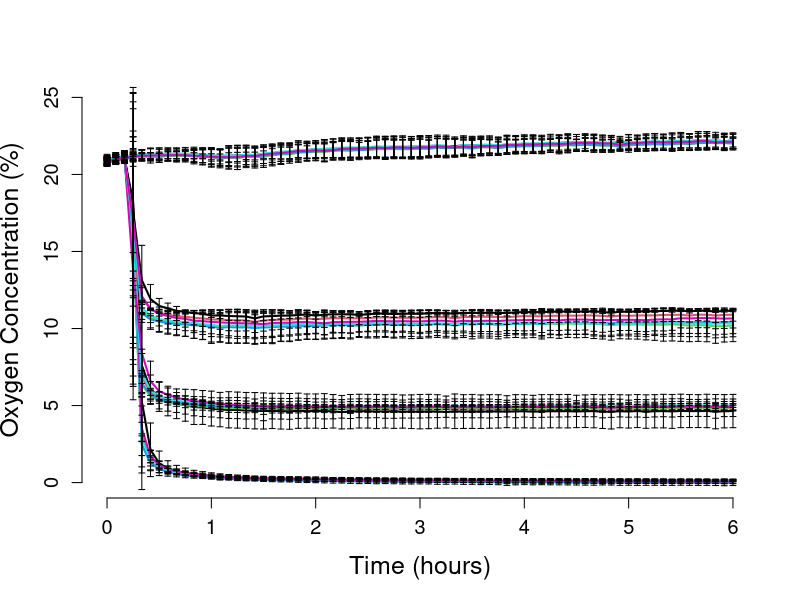
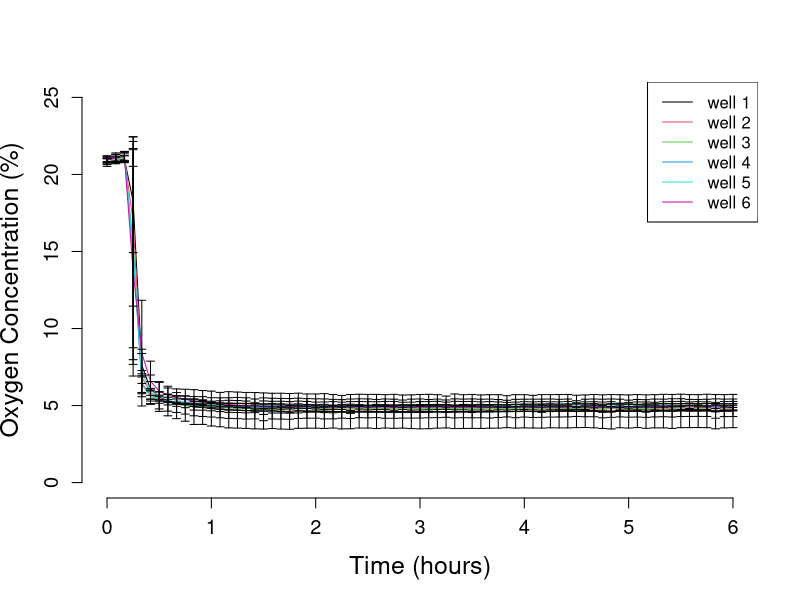

Write the R code that produced these figures, in order.
oxygen_average <- read.csv(file='average.csv', sep=',', header=FALSE)
A <- seq(from = 0, to = (72*5), by = 5)
A <- (A/60)

matplot(A, oxygen_average, type = "l", pch=1, lty=1, lwd = 2, col = 1:6, axes=F, ann=F, ylim=c(0,25))
#legend("topright", legend = 1:24, col=1:6, pch=1)
axis(1, cex.axis=1.2)
axis(2, cex.axis=1.2)
title(ylab="Oxygen Concentration (%)", xlab="Time (hours)", cex.lab=1.5)
std <- read.csv(file='std.csv', sep=',', header=FALSE)
for ( i in seq(1,length( std ),1) ) arrows(A, oxygen_average[,i]-std[,i], A, oxygen_average[,i]+std[,i], length=0.03, angle=90, code=3)

row1_range <- paste("V", 1:6, sep="")
row1 <- oxygen_average[row1_range]
row2_range <- paste("V", 7:12, sep="")
row2 <- oxygen_average[row2_range]
row3_range <- paste("V", 13:18, sep="")
row3 <- oxygen_average[row3_range]
row4_range <- paste("V", 19:24, sep="")
row4 <- oxygen_average[row4_range]

matplot(A, row2, type = "l", pch=1, lty=1, col = 1:6, axes=F, ann=F, ylim=c(0,25))
legend("topright", c("well 1","well 2","well 3","well 4","well 5", "well 6"), col=1:6, lty=1, )
axis(1, cex.axis=1.2)
axis(2, cex.axis=1.2)
title(ylab="Oxygen Concentration (%)", xlab="Time (hours)", cex.lab=1.5)
for ( i in seq(7, 12, 1) ) arrows(A, oxygen_average[,i]-std[,i], A, oxygen_average[,i]+std[,i], length=0.04, angle=90, code=3)
